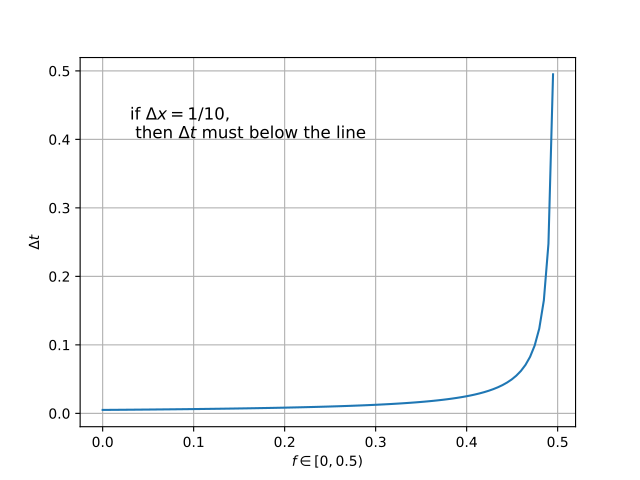

This figure's Python source:
import matplotlib.pyplot as plt
import numpy as np

x = np.linspace(0, 0.5, 100)
y = []
for v in x:
   y.append(0.01 / (2 * (1-2*v)))

plt.plot(x, y)
plt.ylabel("$\Delta t $")
plt.xlabel("$f \in [0, 0.5)$")
plt.text(0.03, 0.4, "if $\Delta x = 1/10$,\n then $\Delta t$ must below the line", fontsize=12)
plt.grid()
plt.show()
